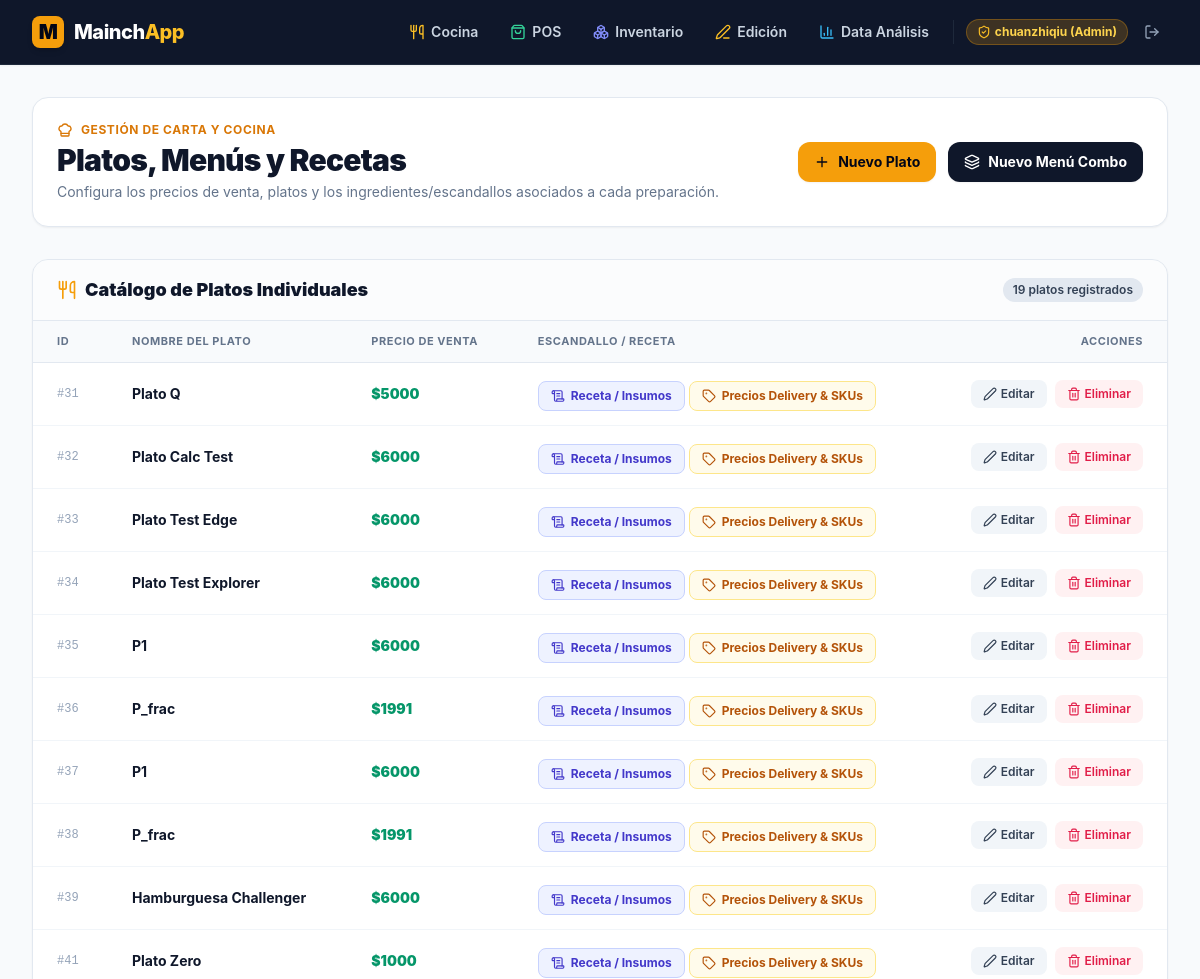
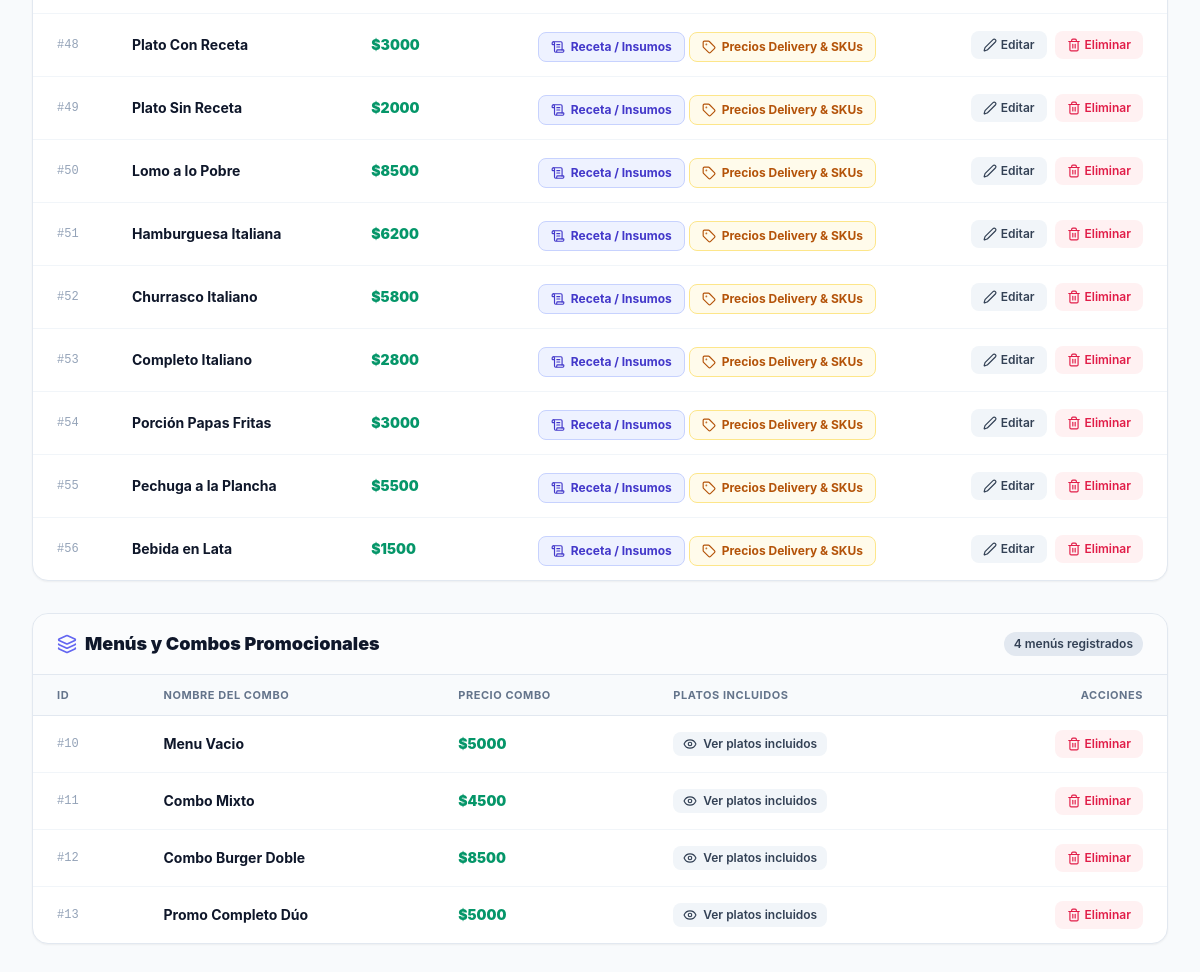
Screenshot of /crud/ (signed in) with the database file from the repository (2 pictures, top to bottom).
### Menu/models.py (models this page shows, shortened)
class Plato(models.Model):
    restaurante = models.ForeignKey(
        Restaurante,
        on_delete=models.CASCADE,
        related_name="platos",
        default=get_default_restaurante
    )
    nombre = models.CharField(max_length=100)
    valor = models.FloatField(verbose_name="Precio Base / Salón Local ($)")
    objects = TenantManager()
    all_objects = models.Manager()
    class Meta:
        base_manager_name = 'all_objects'
        verbose_name = "Plato"
        verbose_name_plural = "Platos"

class Menu(models.Model):
    restaurante = models.ForeignKey(
        Restaurante,
        on_delete=models.CASCADE,
        related_name="menus",
        default=get_default_restaurante
    )
    nombre = models.CharField(max_length=100)
    platos = models.ManyToManyField(Plato)
    precio_menus = models.FloatField()
    objects = TenantManager()
    all_objects = models.Manager()
    class Meta:
        base_manager_name = 'all_objects'
        verbose_name = "Menú"
        verbose_name_plural = "Menús"

### Menu/views.py (the view)
# urls.py: path('crud/', tenant_action(views.crud), name='tenant_crud'),
@admin_required
def crud(request):
    restaurante = getattr(request, 'restaurante', None) or get_current_restaurante(request)
    platos = Plato.objects.filter(restaurante=restaurante).order_by('id')
    menus = Menu.objects.filter(restaurante=restaurante).order_by('id')
    insumos = Insumo.objects.filter(restaurante=restaurante, activo=True).order_by('nombre')
    return render(request, "Menu/crud.html", {
        "platos": platos,
        "menus": menus,
        "insumos": insumos,
        "restaurante": restaurante,
    })

### Menu/templates/Menu/crud.html (shortened to what this page needs)
{% extends "Menu/base.html" %}
{% block content %}
<div class="max-w-7xl mx-auto px-4 sm:px-6 lg:px-8 py-8 space-y-8">
    <div class="flex flex-col sm:flex-row sm:items-center sm:justify-between gap-4 bg-white p-6 rounded-2xl shadow-sm border border-slate-200">
        <div>
            <div class="flex items-center gap-2 text-amber-600 font-bold text-xs uppercase tracking-wider mb-1">
                <i data-lucide="chef-hat" class="w-4 h-4"></i>
                <span>Gestión de Carta y Cocina</span>
            </div>
            <h1 class="text-2xl sm:text-3xl font-black text-slate-900 tracking-tight">Platos, Menús y Recetas</h1>
            <p class="text-sm text-slate-500 mt-1">Configura los precios de venta, platos y los ingredientes/escandallos asociados a cada preparación.</p>
        </div>
        <div class="flex items-center gap-3">
            <button id="btn-crear-plato" class="px-4 py-2.5 bg-amber-500 hover:bg-amber-600 text-slate-950 font-bold text-sm rounded-xl shadow-sm hover:shadow transition inline-flex items-center gap-2">
                <i data-lucide="plus" class="w-4 h-4"></i>
                <span>Nuevo Plato</span>
            </button>
            <button id="btn-crear-menu" class="px-4 py-2.5 bg-slate-900 hover:bg-slate-800 text-white font-bold text-sm rounded-xl shadow-sm hover:shadow transition inline-flex items-center gap-2">
                <i data-lucide="layers" class="w-4 h-4"></i>
                <span>Nuevo Menú Combo</span>
            </button>
        </div>
    </div>
    <div class="bg-white rounded-2xl shadow-sm border border-slate-200 overflow-hidden">
        <div class="px-6 py-4 border-b border-slate-200 flex items-center justify-between bg-slate-50/50">
            <div class="flex items-center gap-2">
                <i data-lucide="utensils" class="w-5 h-5 text-amber-500"></i>
                <h2 class="text-lg font-black text-slate-900">Catálogo de Platos Individuales</h2>
            </div>
            <span class="text-xs font-semibold px-2.5 py-1 rounded-full bg-slate-200 text-slate-700">
                {{ platos|length }} platos registrados
            </span>
        </div>
        <div class="overflow-x-auto">
            <table class="w-full text-left border-collapse">
                <thead>
                    <tr class="border-b border-slate-200 bg-slate-50 text-[11px] font-bold text-slate-500 uppercase tracking-wider">
                        <th class="py-3 px-6">ID</th>
                        <th class="py-3 px-6">Nombre del Plato</th>
                        <th class="py-3 px-6">Precio de Venta</th>
                        <th class="py-3 px-6">Escandallo / Receta</th>
                        <th class="py-3 px-6 text-right">Acciones</th>
                    </tr>
                </thead>
                <tbody class="divide-y divide-slate-100 text-sm">
                    {% for plato in platos %}
                    <tr class="hover:bg-slate-50/80 transition" id="fila-plato-{{ plato.id }}">
                        <td class="py-3.5 px-6 font-mono text-xs text-slate-400">#{{ plato.id }}</td>
                        <td class="py-3.5 px-6 font-bold text-slate-900">{{ plato.nombre }}</td>
                        <td class="py-3.5 px-6 font-black text-emerald-600">${{ plato.valor|floatformat:0 }}</td>
                        <td class="py-3.5 px-6 space-y-1">
                            <button type="button"
                                    class="btn-ver-receta inline-flex items-center gap-1.5 px-3 py-1.5 rounded-lg text-xs font-bold bg-indigo-50 text-indigo-700 hover:bg-indigo-100 border border-indigo-200 transition"
                                    data-id="{{ plato.id }}" data-nombre="{{ plato.nombre }}" data-valor="{{ plato.valor }}">
                                <i data-lucide="scroll-text" class="w-3.5 h-3.5"></i>
                                <span>Receta / Insumos</span>
                            </button>
                            <button type="button"
                                    class="btn-ver-price-tiers inline-flex items-center gap-1.5 px-3 py-1.5 rounded-lg text-xs font-bold bg-amber-50 text-amber-700 hover:bg-amber-100 border border-amber-200 transition"
                                    data-id="{{ plato.id }}" data-nombre="{{ plato.nombre }}">
                                <i data-lucide="tag" class="w-3.5 h-3.5"></i>
                                <span>Precios Delivery & SKUs</span>
                            </button>
                        </td>
                        <td class="py-3.5 px-6 text-right space-x-1">
                            <button class="btn-editar inline-flex items-center gap-1 px-3 py-1.5 rounded-lg text-xs font-semibold bg-slate-100 hover:bg-slate-200 text-slate-700 transition"
                                    data-id="{{ plato.id }}" data-nombre="{{ plato.nombre }}" data-valor="{{ plato.valor }}">
                                <i data-lucide="edit-2" class="w-3.5 h-3.5"></i>
                                <span>Editar</span>
                            </button>
                            <button class="btn-eliminar inline-flex items-center gap-1 px-3 py-1.5 rounded-lg text-xs font-semibold bg-rose-50 hover:bg-rose-100 text-rose-600 transition"
                                    data-id="{{ plato.id }}" data-nombre="{{ plato.nombre }}">
                                <i data-lucide="trash-2" class="w-3.5 h-3.5"></i>
                                <span>Eliminar</span>
                            </button>
                        </td>
                    </tr>
                    {% empty %}
                    <tr>
                        <td colspan="5" class="py-8 text-center text-slate-400">No hay platos dados de alta. Haz clic en "Nuevo Plato" para agregar uno.</td>
                    </tr>
                    {% endfor %}
                </tbody>
            </table>
        </div>
    </div>
    <div class="bg-white rounded-2xl shadow-sm border border-slate-200 overflow-hidden">
        <div class="px-6 py-4 border-b border-slate-200 flex items-center justify-between bg-slate-50/50">
            <div class="flex items-center gap-2">
                <i data-lucide="layers" class="w-5 h-5 text-indigo-500"></i>
                <h2 class="text-lg font-black text-slate-900">Menús y Combos Promocionales</h2>
            </div>
            <span class="text-xs font-semibold px-2.5 py-1 rounded-full bg-slate-200 text-slate-700">
                {{ menus|length }} menús registrados
            </span>
        </div>
        <div class="overflow-x-auto">
            <table class="w-full text-left border-collapse">
                <thead>
                    <tr class="border-b border-slate-200 bg-slate-50 text-[11px] font-bold text-slate-500 uppercase tracking-wider">
                        <th class="py-3 px-6">ID</th>
                        <th class="py-3 px-6">Nombre del Combo</th>
                        <th class="py-3 px-6">Precio Combo</th>
                        <th class="py-3 px-6">Platos Incluidos</th>
                        <th class="py-3 px-6 text-right">Acciones</th>
                    </tr>
                </thead>
                <tbody class="divide-y divide-slate-100 text-sm">
                    {% for menu in menus %}
                    <tr class="hover:bg-slate-50/80 transition">
                        <td class="py-3.5 px-6 font-mono text-xs text-slate-400">#{{ menu.id }}</td>
                        <td class="py-3.5 px-6 font-bold text-slate-900">{{ menu.nombre }}</td>
                        <td class="py-3.5 px-6 font-black text-emerald-600">${{ menu.precio_menus|floatformat:0 }}</td>
                        <td class="py-3.5 px-6">
                            <button class="btn-detalles-menu inline-flex items-center gap-1.5 px-2.5 py-1 rounded-lg text-xs font-semibold bg-slate-100 text-slate-700 hover:bg-slate-200 transition"
                                    data-id="{{ menu.id }}" data-nombre="{{ menu.nombre }}">
                                <i data-lucide="eye" class="w-3.5 h-3.5"></i>
                                <span>Ver platos incluidos</span>
                            </button>
                        </td>
                        <td class="py-3.5 px-6 text-right space-x-1">
                            <button class="btn-eliminar-menu inline-flex items-center gap-1 px-3 py-1.5 rounded-lg text-xs font-semibold bg-rose-50 hover:bg-rose-100 text-rose-600 transition"
                                    data-id="{{ menu.id }}" data-nombre="{{ menu.nombre }}">
                                <i data-lucide="trash-2" class="w-3.5 h-3.5"></i>
                                <span>Eliminar</span>
                            </button>
                        </td>
                    </tr>
                    {% empty %}
                    <tr>
                        <td colspan="5" class="py-8 text-center text-slate-400">No hay combos registrados. Haz clic en "Nuevo Menú Combo".</td>
                    </tr>
                    {% endfor %}
                </tbody>
            </table>
        </div>
    </div>
</div>
{% endblock %}

### Menu/templates/Menu/base.html (shortened to what this page needs)
<!DOCTYPE html>
<html lang="es">
<head>
    {% load static %}
    <script src="https://cdn.tailwindcss.com"></script>
</head>
<body class="bg-slate-50 min-h-screen flex flex-col text-slate-800 antialiased">
    <header class="bg-slate-900 border-b border-slate-800 sticky top-0 z-40 shadow-sm">
        <div class="max-w-7xl mx-auto px-4 sm:px-6 lg:px-8">
            <div class="flex items-center justify-between h-16">
                <div class="flex items-center gap-3">
                    <a href="{% url 'Menu:inicio' %}" class="flex items-center gap-2.5 text-white font-extrabold text-lg sm:text-xl tracking-tight hover:opacity-90 transition">
                        <div class="w-8 h-8 rounded-lg bg-amber-500 flex items-center justify-center text-slate-950 font-black shadow-md">
                            M
                        </div>
                        <span class="text-white">Mainch<span class="text-amber-400">App</span></span>
                    </a>
                </div>
                <nav class="flex items-center gap-1 sm:gap-2">
                    <a href="{% url 'Menu:inicio' %}"
                       class="px-2.5 sm:px-3 py-2 rounded-lg text-xs sm:text-sm font-semibold text-slate-300 hover:text-white hover:bg-slate-800 transition inline-flex items-center gap-1.5"
                       title="Cocina en Vivo (KDS)">
                        <i data-lucide="utensils" class="w-4 h-4 text-amber-400"></i>
                        <span>Cocina</span>
                    </a>
                    <a href="{% url 'Menu:pedidos_crear' %}"
                       class="px-2.5 sm:px-3 py-2 rounded-lg text-xs sm:text-sm font-semibold text-slate-300 hover:text-white hover:bg-slate-800 transition inline-flex items-center gap-1.5"
                       title="Punto de Venta (POS)">
                        <i data-lucide="shopping-bag" class="w-4 h-4 text-emerald-400"></i>
                        <span>POS</span>
                    </a>
                    {% if user.is_authenticated and user.is_staff %}
                    <a href="{% url 'Menu:inventario' %}"
                       class="px-2.5 sm:px-3 py-2 rounded-lg text-xs sm:text-sm font-semibold text-slate-300 hover:text-white hover:bg-slate-800 transition inline-flex items-center gap-1.5"
                       title="Inventario y Alertas">
                        <i data-lucide="boxes" class="w-4 h-4 text-indigo-400"></i>
                        <span>Inventario</span>
                    </a>
                    <a href="{% url 'Menu:crud' %}"
                       class="px-2.5 sm:px-3 py-2 rounded-lg text-xs sm:text-sm font-semibold text-slate-300 hover:text-white hover:bg-slate-800 transition inline-flex items-center gap-1.5"
                       title="Edición de Menú, Platos y Recetas">
                        <i data-lucide="edit-3" class="w-4 h-4 text-amber-400"></i>
                        <span>Edición</span>
                    </a>
                    <a href="{% url 'Menu:data_analisis' %}"
                       class="px-2.5 sm:px-3 py-2 rounded-lg text-xs sm:text-sm font-semibold text-slate-300 hover:text-white hover:bg-slate-800 transition inline-flex items-center gap-1.5"
                       title="Analítica de Ventas y Finanzas">
                        <i data-lucide="bar-chart-3" class="w-4 h-4 text-sky-400"></i>
                        <span class="hidden sm:inline">Data Análisis</span>
                    </a>
                    {% endif %}
                    {% if user.is_authenticated and user.is_staff %}
                    <div class="flex items-center gap-2">
                        <span class="inline-flex items-center gap-1 px-2.5 py-1 rounded-full text-xs font-bold bg-amber-500/20 text-amber-300 border border-amber-500/30">
                            <i data-lucide="shield-check" class="w-3.5 h-3.5 text-amber-400"></i>
                            <span class="hidden md:inline">{{ user.username }} (Admin)</span>
                        </span>
                        <a href="{% url 'Menu:logout' %}"
                           class="p-2 rounded-lg text-slate-400 hover:text-rose-400 hover:bg-slate-800 transition"
                           title="Cerrar Sesión / Modo Caja">
                            <i data-lucide="log-out" class="w-4 h-4"></i>
                        </a>
                    </div>
                    {% endif %}
                </nav>
            </div>
        </div>
    </header>
    <main class="flex-1 w-full">
        {% block content %}{% endblock %}
    </main>
</body>
</html>

### rows the page displays
Plato: id "31", nombre "Plato Q", valor "5000"
Plato: id "32", nombre "Plato Calc Test", valor "6000"
Plato: id "33", nombre "Plato Test Edge", valor "6000"
Plato: id "34", nombre "Plato Test Explorer", valor "6000"
Plato: id "35", nombre "P1", valor "6000"
Plato: id "36", nombre "P_frac", valor "1991"
Plato: id "37", nombre "P1", valor "6000"
Plato: id "38", nombre "P_frac", valor "1991"
Plato: id "39", nombre "Hamburguesa Challenger", valor "6000"
Plato: id "41", nombre "Plato Zero", valor "1000"
Plato: id "48", nombre "Plato Con Receta", valor "3000"
Plato: id "49", nombre "Plato Sin Receta", valor "2000"
Plato: id "50", nombre "Lomo a lo Pobre", valor "8500"
Plato: id "51", nombre "Hamburguesa Italiana", valor "6200"
Plato: id "52", nombre "Churrasco Italiano", valor "5800"
Plato: id "53", nombre "Completo Italiano", valor "2800"
Plato: id "54", nombre "Porción Papas Fritas", valor "3000"
Plato: id "55", nombre "Pechuga a la Plancha", valor "5500"
Plato: id "56", nombre "Bebida en Lata", valor "1500"
Menu: id "10", nombre "Menu Vacio", precio_menus "5000"
Menu: id "11", nombre "Combo Mixto", precio_menus "4500"
Menu: id "12", nombre "Combo Burger Doble", precio_menus "8500"
Menu: id "13", nombre "Promo Completo Dúo", precio_menus "5000"

### other values shown
{{ user.username }} "chuanzhiqiu"
{{ platos|length }} "19"
{{ menus|length }} "4"
